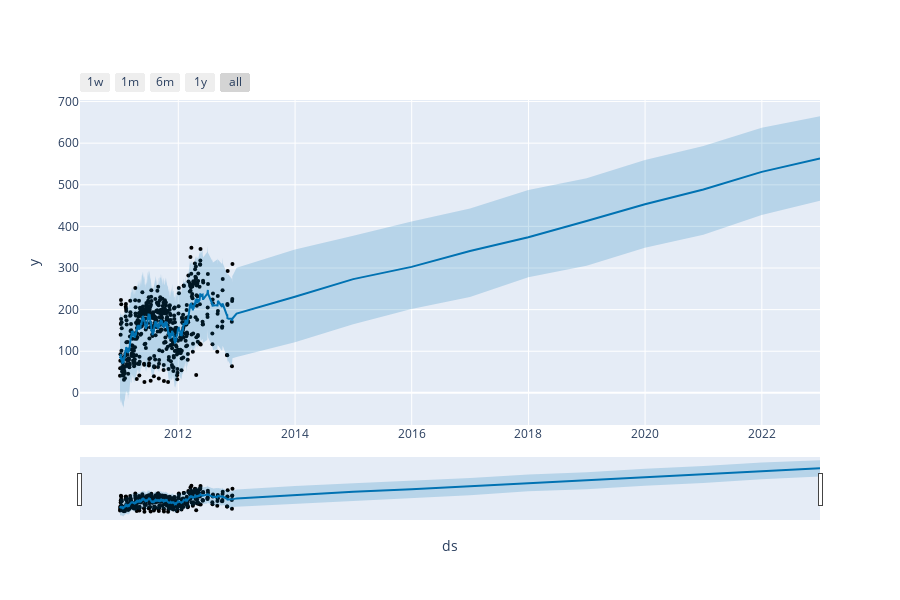

Here is the notebook cell this chart was saved with:
### Code cell
forecast = regresion.predict(tuned_forecast)
plot_plotly(regresion,forecast)

### Figure 1 — Plotly figure (JSON) as saved in the notebook; plotly's stock layout.template omitted (floating-point values rounded to 4 significant figures; data arrays with more than 128 entries replaced by an {"elided": "..."} marker saying what was removed)
{"data": [{"marker": {"color": "black", "size": 4}, "mode": "markers", "name": "Actual", "type": "scatter", "x": {"elided": "506 str values"}, "y": {"elided": "506 float values"}}, {"hoverinfo": "skip", "line": {"width": 0}, "mode": "lines", "type": "scatter", "x": {"elided": "517 str values"}, "y": {"elided": "517 float values"}}, {"fill": "tonexty", "fillcolor": "rgba(0, 114, 178, 0.2)", "line": {"color": "#0072B2", "width": 2}, "mode": "lines", "name": "Predicted", "type": "scatter", "x": {"elided": "517 str values"}, "y": {"elided": "517 float values"}}, {"fill": "tonexty", "fillcolor": "rgba(0, 114, 178, 0.2)", "hoverinfo": "skip", "line": {"width": 0}, "mode": "lines", "type": "scatter", "x": {"elided": "517 str values"}, "y": {"elided": "517 float values"}}], "layout": {"height": 600, "showlegend": false, "width": 900, "xaxis": {"rangeselector": {"buttons": [{"count": 7, "label": "1w", "step": "day", "stepmode": "backward"}, {"count": 1, "label": "1m", "step": "month", "stepmode": "backward"}, {"count": 6, "label": "6m", "step": "month", "stepmode": "backward"}, {"count": 1, "label": "1y", "step": "year", "stepmode": "backward"}, {"step": "all"}]}, "rangeslider": {"visible": true}, "title": {"text": "ds"}, "type": "date"}, "yaxis": {"title": {"text": "y"}}}}
